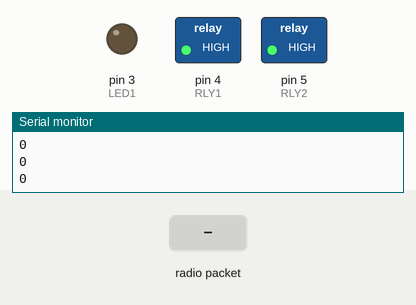
This sketch was run on a simulated Arduino Uno, built with avr-gcc and run on an emulated ATmega328P. On the bench: switched loads named in the sketch (green lamp = pin HIGH), output pins drawn as LEDs (lit = HIGH), the last lines printed to the serial monitor. Inputs (shaded band) come from the test bench. No radio packets arrive unless stated.

Above: at 1.2 s.
1.3 s: radio packet "11" arrives
At 2.4 s:
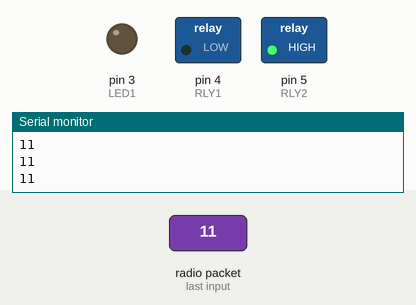
2.8 s: radio packet "22" arrives
At 3.7 s:
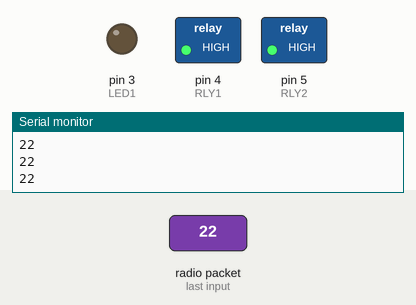
4.3 s: radio packet "33" arrives
At 4.7 s:
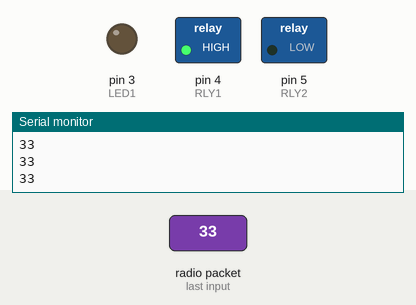
5.8 s: radio packet "44" arrives
At 7.1 s:
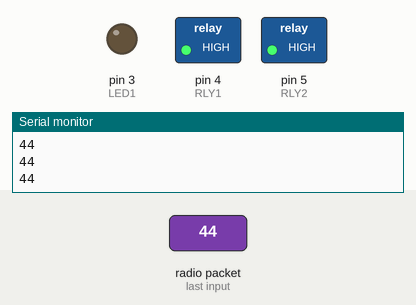
Timing chart, 0 to 8.3 s (numbered marks = the images above; inputs shaded):
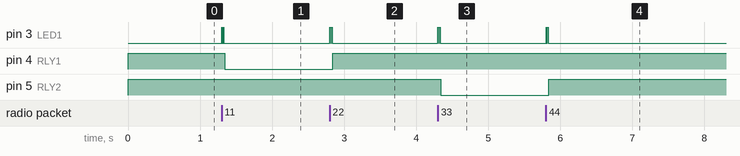

The sketch:

LoRaReceiver.ino
```cpp
#include <LoRa.h>

const int LED1 = 3;
const int RLY1 = 4;
const int RLY2 = 5;

String inString = "";
int val = 0;
int SyncWord = 0x22;

void setup() {
  Serial.begin(9600);
  pinMode(LED1,OUTPUT);
  pinMode(RLY1,OUTPUT);
  pinMode(RLY2,OUTPUT);

  digitalWrite(LED1 , LOW);
  digitalWrite(RLY1 , HIGH);
  digitalWrite(RLY2 , HIGH);

  while (!Serial);
  Serial.println("LoRa Receiver");
  if (!LoRa.begin(433E6)) {
    Serial.println("Starting LoRa failed!");
    while (1);
  }
   LoRa.setSpreadingFactor(12);
   LoRa.setSignalBandwidth(62.5E3);
   LoRa.setCodingRate4(8);
   LoRa.setSyncWord(SyncWord);
}
bool i=0;
int priviousValue = 0;
int liveValue = 0;

void loop() {
  // try to parse packet
  int packetSize = LoRa.parsePacket();
  if (packetSize) {
    // read packet
    while (LoRa.available())
    {
      int inChar = LoRa.read();
      inString += (char)inChar;
      val = inString.toInt();
      digitalWrite(LED1 , HIGH);
      delay(10);
      digitalWrite(LED1 , LOW);
      delay(10);
    }
    inString = "";
    LoRa.packetRssi();
  }

  Serial.println(val);
  liveValue = val;

  if(priviousValue != liveValue)
  {
    priviousValue = liveValue;

    if(val == 11)
    {
      digitalWrite(RLY1 , LOW);
    }

    if(val == 22)
    {
      digitalWrite(RLY1 , HIGH);
    }

    if(val == 33)
    {
      digitalWrite(RLY2 , LOW);
    }

    if(val == 44)
    {
      digitalWrite(RLY2 , HIGH);
    }
  }
}
```

Measured:
- after the input at 1.3 s, pin 3 (LED1): alternates HIGH for 0.01 s and LOW for 0.01 s, 4 changes in all, then stays LOW, starting at once; pin 4 (RLY1): HIGH → LOW at once
- after the input at 2.8 s, pin 3 (LED1): alternates HIGH for 0.01 s and LOW for 0.01 s, 4 changes in all, then stays LOW, starting at once; pin 4 (RLY1): LOW → HIGH at once
- after the input at 4.3 s, pin 3 (LED1): alternates HIGH for 0.01 s and LOW for 0.01 s, 4 changes in all, then stays LOW, starting at once; pin 5 (RLY2): HIGH → LOW at once
- after the input at 5.8 s, pin 3 (LED1): alternates HIGH for 0.01 s and LOW for 0.01 s, 4 changes in all, then stays LOW, starting at once; pin 5 (RLY2): LOW → HIGH at once
